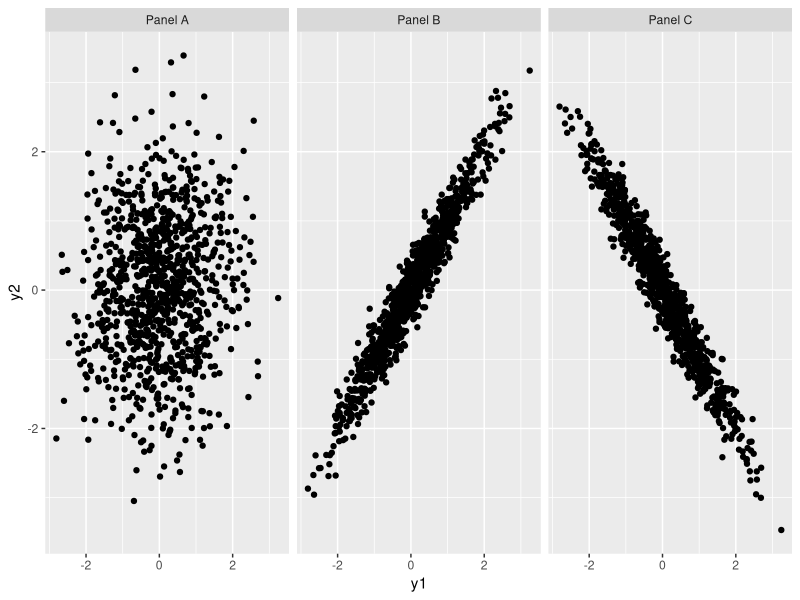
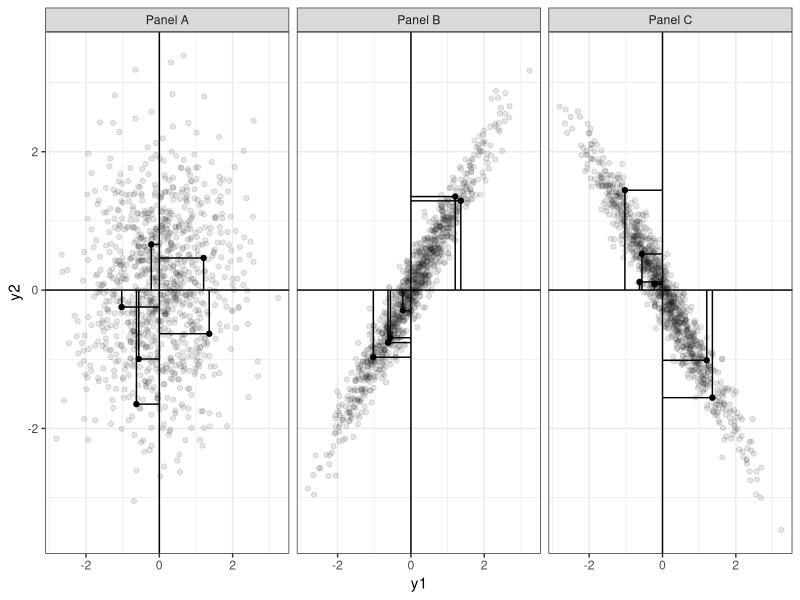
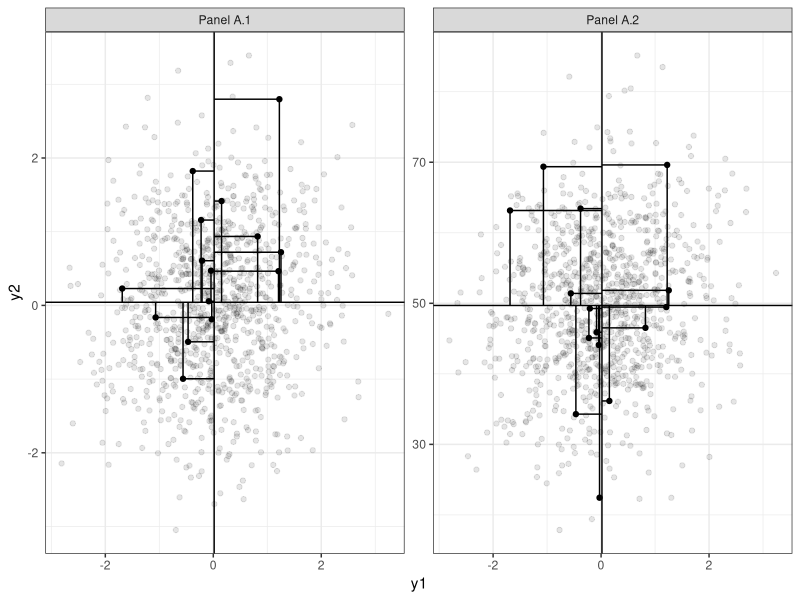

Here is the R script that generated these plots, in order:
## ---- chunk 1
set.seed(123)
options(width=60)
knitr::opts_chunk$set(fig.align='center',fig.width=9,fig.height=5)
def.chunk.hook  <- knitr::knit_hooks$get("chunk")
knitr::knit_hooks$set(chunk = function(x, options) {
  x <- def.chunk.hook(x, options)
  ifelse(options$size != "normalsize", paste0("\n \\", options$size,"\n\n", x, "\n\n \\normalsize"), x)
})
require(tidyverse)
## ---- chunk 2
require(tidyverse)
set.seed(123)
y1 <- rnorm(1000)
y2 <- rnorm(1000)

toplot <- tibble(y1 = y1,
           `Panel A` = y2) %>%
  mutate(`Panel B` = y1 + rnorm(1000,sd = .25),
         `Panel C` = -1*y1 + rnorm(1000,sd = .25)) %>%
  gather(facet,y2,-y1) %>%
  group_by(facet) %>%
  mutate(ind = row_number()) %>%
  mutate(first = ind %in% c(1,25,45,85,95,100))

toplot %>%
  ggplot(aes(x = y1,y = y2)) + 
  geom_point() + 
  facet_wrap(~facet)
## ---- chunk 3
toplot %>%
  ggplot(aes(x = y1,y = y2,alpha = first)) + 
  geom_point() + 
  facet_wrap(~facet) + 
  geom_vline(xintercept = 0) +
  geom_hline(yintercept = 0) + 
  geom_segment(data = toplot %>% filter(first),
               aes(x = y1,y = y2,yend = y2),xend = 0) +
  geom_segment(data = toplot %>% filter(first),
               aes(x = y1,y = y2,xend = y1),yend = 0) + 
  theme_bw() + 
  theme(legend.position = 'none')
## ---- chunk 4
toplot %>%
  group_by(facet) %>%
  summarize(cov = mean((y1-mean(y1))*(y2-mean(y2))))
## ---- chunk 5
toplot2 <- toplot %>%
  ungroup() %>%
  filter(facet == 'Panel A') %>%
  select(y1,`Panel A.1` = y2) %>%
  mutate(`Panel A.2` = 50 + y1 + rnorm(1000,sd = 10)) %>%
  gather(facet,y2,-y1) %>%
  group_by(facet) %>%
  mutate(ind = row_number()) %>%
  mutate(first = ind %in% c(1,11,21,26,28,30,35,40,42,45,48,50,52,53,55)) %>%
  group_by(facet) %>%
  mutate(y2m = mean(y2),
         y1m = mean(y1))

toplot2 %>%
  ggplot(aes(x = y1,y = y2,alpha = first)) + 
  geom_point() + 
  facet_wrap(~facet,scales = 'free') +
    geom_vline(aes(xintercept = y1m)) +
  geom_hline(aes(yintercept = y2m)) +
  geom_segment(data = toplot2 %>% filter(first),
               aes(x = y1,y = y2,yend = y2,xend = y1m)) +
  geom_segment(data = toplot2 %>% filter(first),
               aes(x = y1,y = y2,xend = y1,yend = y2m)) + 
  theme_bw() + 
  theme(legend.position = 'none')
## ---- chunk 6
res <- toplot2 %>%
  group_by(facet) %>%
  summarize(cov = mean((y1-mean(y1))*(y2-mean(y2))))
## ---- chunk 7
res
